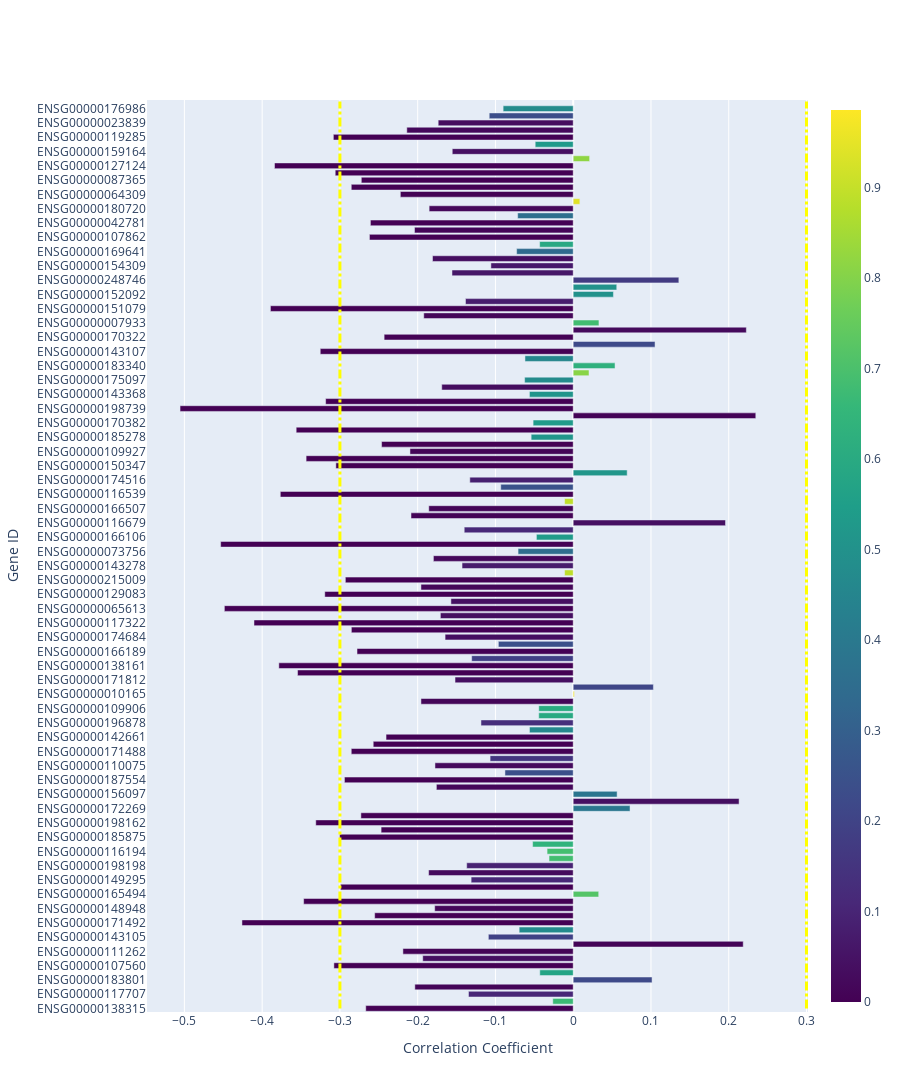

The cell this chart's notebook holds for it:
### Code cell
gene_names = list(gene_data_dict.keys())
# Create the bar chart
fig = go.Figure(go.Bar(
    x=correlation_list1,
    y=gene_names,
    orientation='h',  # Horizontal bar chart
    marker=dict(color=p_value_list1, coloraxis="coloraxis")  # Color based on the correlation factor
))
fig.add_shape(
    type="line",
    x0=0.3, y0=0, x1=0.3, y1=len(gene_names),
    line=dict(color="yellow", width=3, dash="dashdot"),
)

fig.add_shape(
    type="line",
    x0=-0.3, y0=0, x1=-0.3, y1=len(gene_names),
    line=dict(color="yellow", width=3, dash="dashdot"),
)

# Update layout for better visualization
fig.update_layout(
    xaxis_title="Correlation Coefficient",
    yaxis_title="Gene ID",
    coloraxis=dict(colorscale='Viridis'),  # Red for higher, blue for lower values
    height=1200  # Adjust height based on the number of genes to avoid squeezing
)

fig.show()
# fig.write_image('nabla_ens_cc_bar.pdf')
